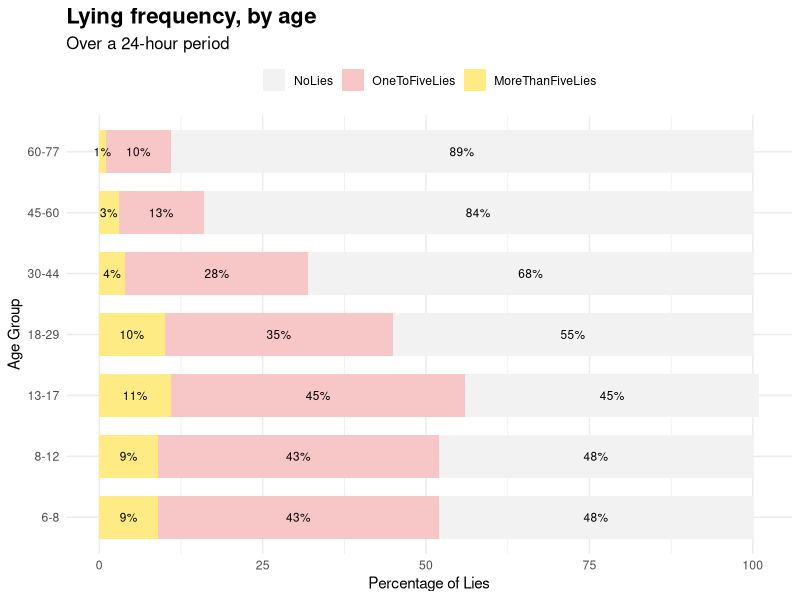

The R script that drew this image:
## ---- chunk 1
# Load required libraries
library(ggplot2)
library(dplyr)
library(tidyr)

# Sample data for the chart
data <- data.frame(
  AgeGroup = c("60-77", "45-60", "30-44", "18-29", "13-17", "8-12", "6-8"),
  MoreThanFiveLies = c(1, 3, 4, 10, 11, 9, 9),
  OneToFiveLies = c(10, 13, 28, 35, 45, 43, 43),
  NoLies = c(89, 84, 68, 55, 45, 48, 48)
)

# Reshape the data for plotting
data_long <- data %>%
  pivot_longer(cols = c("MoreThanFiveLies", "OneToFiveLies", "NoLies"),
               names_to = "LieFrequency",
               values_to = "Percentage")

# Define the order of the factors for AgeGroup and LieFrequency
data_long$AgeGroup <- factor(data_long$AgeGroup, levels = rev(data$AgeGroup))
data_long$LieFrequency <- factor(data_long$LieFrequency, 
                                 levels = c("NoLies", "OneToFiveLies", "MoreThanFiveLies"))

# Updated pastel color palette
color_palette <- c("#f2f2f2", "#f7c6c7", "#FFEB84")  # Light grey, pastel pink, pastel yellow for 5+

# Create the stacked bar plot
p <- ggplot(data_long, aes(x = AgeGroup, y = Percentage, fill = LieFrequency)) +
  geom_bar(stat = "identity", position = "stack", width = 0.7) +
  scale_fill_manual(values = color_palette) +
  coord_flip() +
  labs(title = "Lying frequency, by age", subtitle = "Over a 24-hour period", 
       x = "Age Group", y = "Percentage of Lies", fill = "Lies Frequency") +
  theme_minimal() +
  theme(legend.position = "top", 
        plot.title = element_text(size = 16, face = "bold"),
        plot.subtitle = element_text(size = 12),
        legend.title = element_blank()) +
  geom_text(aes(label = ifelse(LieFrequency == "NoLies", paste0(Percentage, "%"), "")), 
            position = position_stack(vjust = 0.5), 
            size = 3, color = "black") +  # Black text for "No Lies"
  geom_text(aes(label = ifelse(LieFrequency != "NoLies", paste0(Percentage, "%"), "")), 
            position = position_stack(vjust = 0.5), 
            size = 3, color = "black")  # White text for other categories

# Display the plot
print(p)


